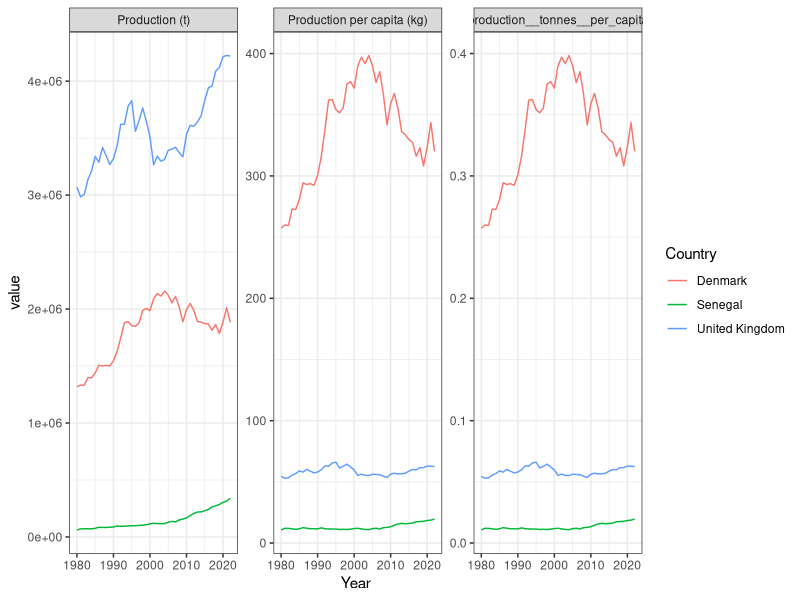
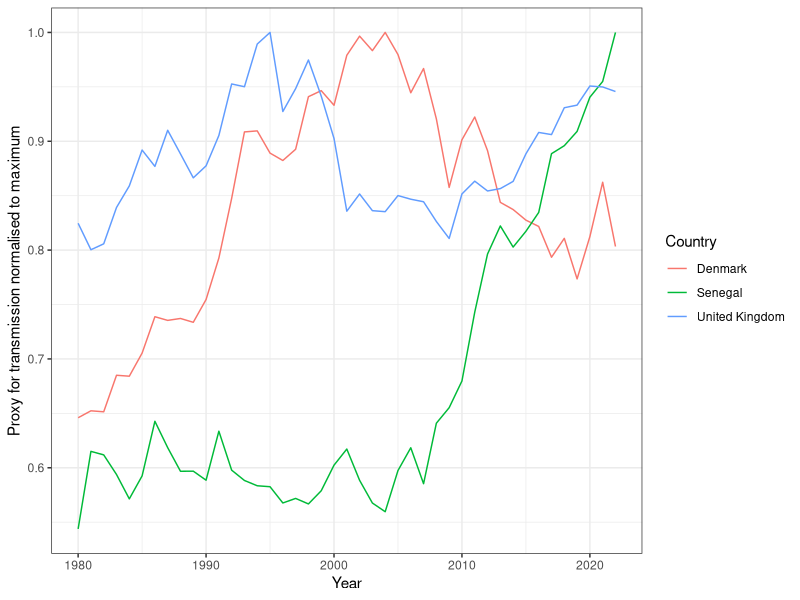
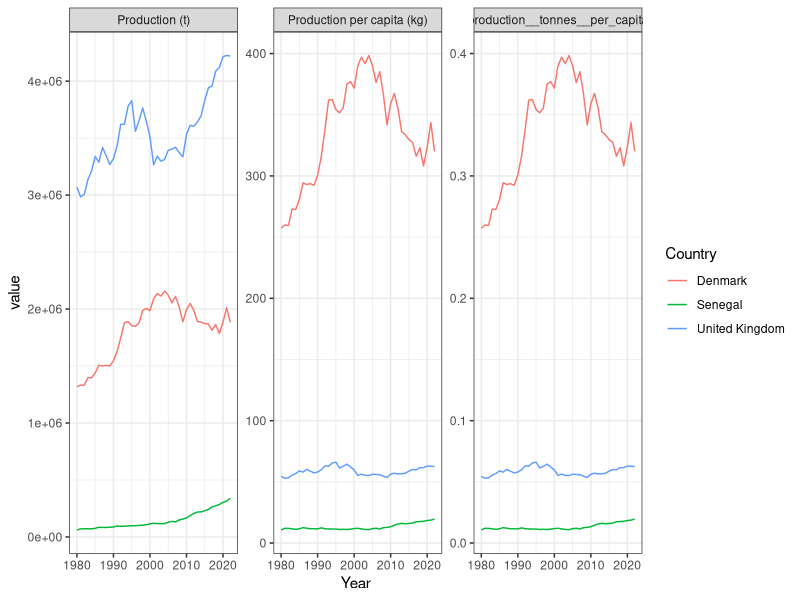
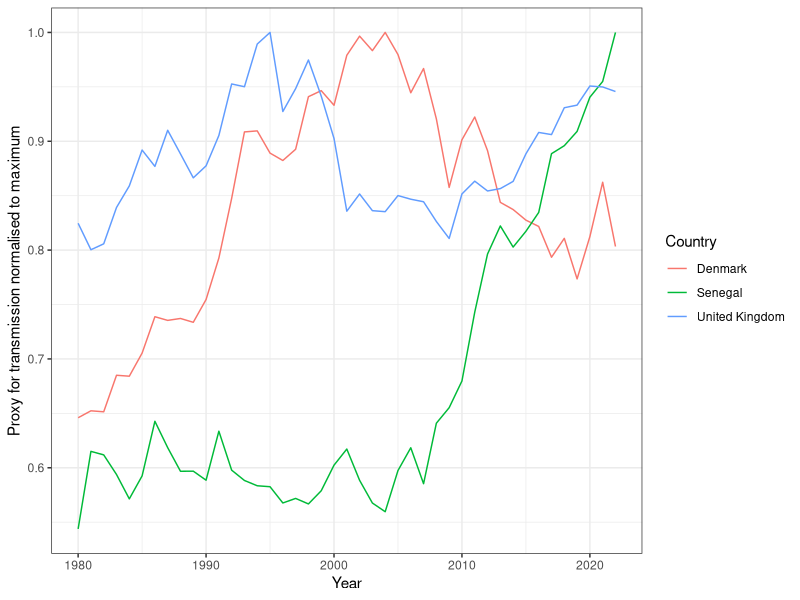

Reproduce these figures in R, in order.
### Transmission change over time 

library(tidyverse)
theme_set(theme_bw())

## transmission data
tdata <- read_csv("data/global_food_sefasi.csv") %>%
  pivot_longer(cols = `Production (t)`:`Production per capita (kg)`)

ggplot(tdata, aes(x=Year, y = value, group = Country)) + 
  geom_line(aes(col = Country)) + 
  facet_wrap(~name, scales = "free")
ggsave("plots/sensitivity_transmission_raw_data.jpeg")

### Normalise to peak 
max_vales = tdata %>% group_by(Country) %>% filter(name == "production__tonnes__per_capita") %>%
  summarise(maxx = max(value)) 

tdata_input <- tdata %>% left_join(max_vales) %>% filter(name == "production__tonnes__per_capita") %>%
  mutate(value_norm = value / maxx)

ggplot(tdata_input, aes(x=Year, y = value_norm, group = Country)) + 
  geom_line(aes(col = Country)) + 
  scale_y_continuous("Proxy for transmission normalised to maximum")
ggsave("plots/sensitivity_transmission_normed.jpeg")

### Need weekly
colnames(tdata_input) <- tolower(colnames(tdata_input))
tdata_input <- expand(tdata_input, year = unique(year), week = 1:52)  %>%
  left_join(tdata_input, by = 'year') #%>% 

### Save
write.csv(tdata_input, "data/transmission_ahha.csv")
